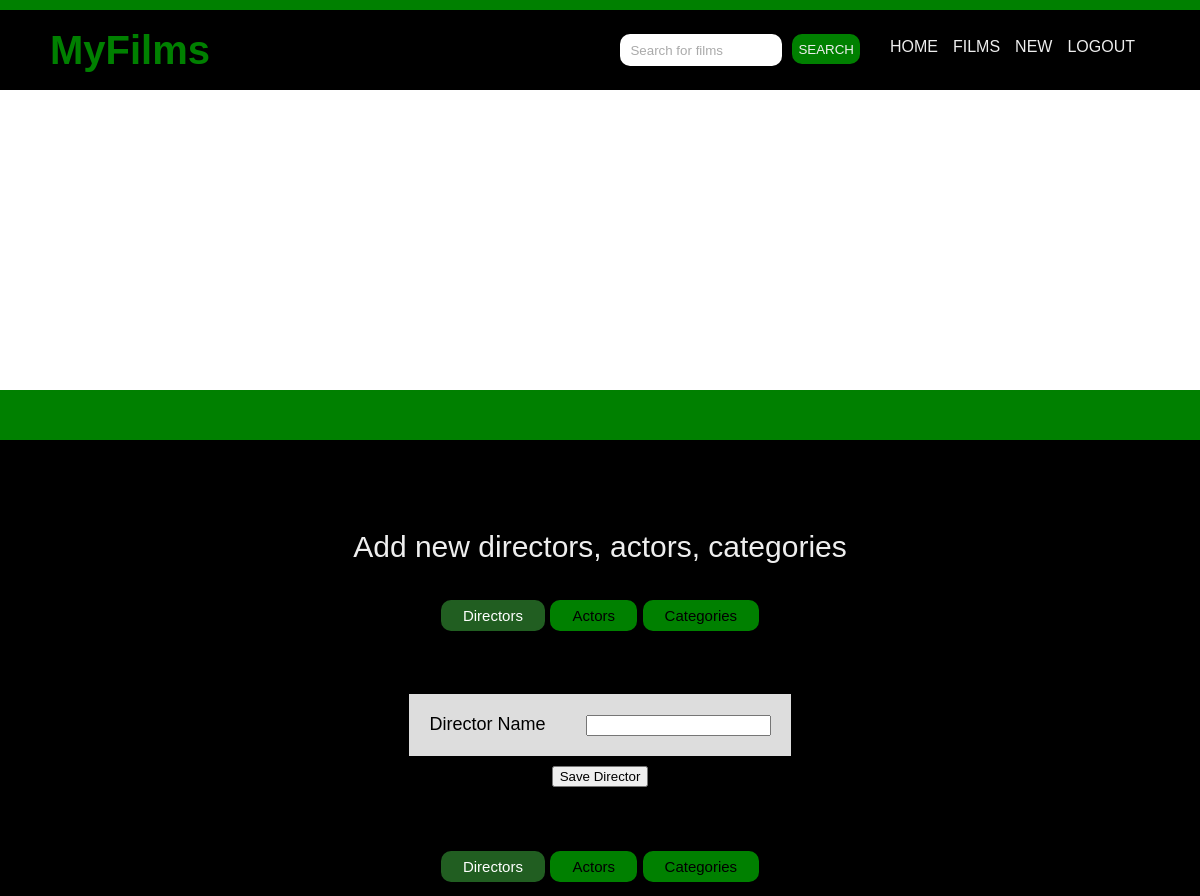
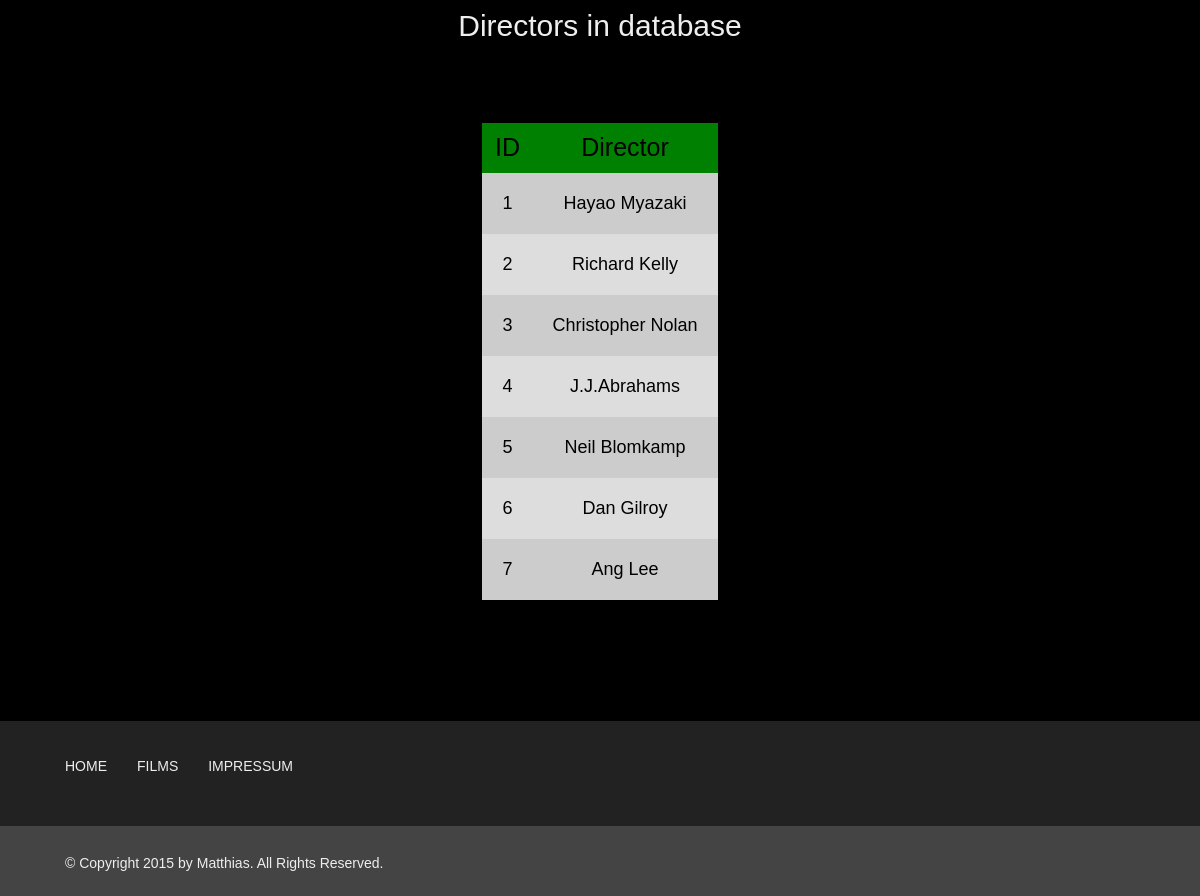
The page /admin/create_names.php (signed in) on the database its author committed (2 pictures, top to bottom).
### tables this page shows
CREATE TABLE directors
(
	director_id INTEGER PRIMARY KEY AUTO_INCREMENT,
	director_name VARCHAR(90) NOT NULL
);

### lib/database.php (called while the page is built, shortened)
<?php
	function logged_in(){
		if (isset($_SESSION["admin"])){
			return true;
		}
		else{
			return false;
		}
	}
?>

### admin/create_names.php (the view, shortened to what this page needs)
<?php
    require_once '../lib/database.php';
    if (logged_in()){
        $stmt = $db->prepare('SELECT * FROM directors');
        $stmt->execute();
        $directors = $stmt->fetchAll();
    }
    else{
        redirect("../index.php");
    }
?>
<!DOCTYPE html>
<html>
    <head>
        <link rel="stylesheet" href="../css/reset.css" type="text/css" media="screen" />
        <link rel="stylesheet" href="../css/myfilm.css" type="text/css" media="screen" />
        <link rel="stylesheet" href="../css/tabcontent.css"  type="text/css" />
    </head>
  <body>
    <header>
        <h1>MyFilms</h1>
        <nav>
            <ul>
                <form id="search" action="../user/search.php" method="get">
                    <input type="text" id="search_input" name="search" value="Search for films"/>
                    <input type="submit" id="search_button" value="SEARCH"/>
                </form>
                <li><a href="../index.php" >Home</a></li>
                <li><a href="../user/films.php" >Films</a></li>
                <?php if(logged_in()) : ?>
                    <li><a href="create.php" >New</a></li>
                    <li><a href="logout.php?logout=true"  >Logout</a></li>
                <?php endif; ?>
            </ul>
        </nav>
    </header>
    <section id="spacer">
    </section>
    <section id="main">
        <h1>Add new directors, actors, categories</h1>
        <div id="container">
            <ul class="tabs">
                <li><a href="#directors">Directors</a>
                </li>
                <li><a href="#actors">Actors</a>
                </li>
                <li><a href="#categories">Categories</a>
                </li>
            </ul>
            <div class="tabcontents" >
                <div id="directors">
                    <form id="create_film" action="" method="post">
                        <table>
                            <tr>
                                <td><label>Director Name</label></td><td><input type="text" name="director_name" /></td>
                            </tr>
                        </table>
                        <p>
                            <input id="form_button" type="submit" value="Save Director">
                        </p>
                    </form>
                </div>
            </div>
        </div>
        <div id="container">
            <ul class="tabs">
                <li><a href="#db_directors">Directors</a>
                </li>
                <li><a href="#db_actors">Actors</a>
                </li>
                <li><a href="#db_categories">Categories</a>
                </li>
            </ul>
            <div class="tabcontents" >
                <div id="db_directors"><h1>Directors in database</h1>
                        <section>
                            <table>
                                <tr>
                                    <th>ID</th>
                                    <th>Director</th>
                                </tr>
                            <?php foreach($directors as $row) : ?>
                                <tr>
                                    <td><?php echo $row['director_id']; ?> </td>
                                    <td><?php echo $row['director_name']; ?> </td>
                                </tr>
                            <?php endforeach ?>
                            </table>
                        </section>
                </div>
            </div>
        </div>
    </section>
    <footer>
        <section class="wrapper">
        <ul>
            <li><a href="../index.php" >Home</a></li>
            <li><a href="../user/films.php" >Films</a></li>
            <li><a href="../user/impressum.php" >Impressum</a></li>
        </ul>
        </section>
        <section id="copyright">
            <div class="wrapper">
              &copy; Copyright 2015 by Matthias. All Rights Reserved.
            </div>
        </section>
    </footer>
  <body>
</html>

### css/myfilm.css (style rules this page uses)
body { border-top:10px solid green; background:#000; font-family: 'Helvetica', sans-serif; color:#eee; }
header { position:relative; width:auto; max-width:1100px; margin: 20px auto 20px auto; }
header h1 { margin:0 0 0 0; font-size:40px; color: green; font-family: 'Helvetica', sans-serif; font-weight: bold; }
nav { position:absolute; right:0; bottom:0; }
nav ul { list-style:none; margin: auto 0; }
nav ul li { display:block; float:left; padding:40px 15px 15px 0px; }
nav ul li a { font-family: 'Helvetica', sans-serif; text-transform:uppercase; color: #eee; text-decoration: none; }
#search { height: 30px; display:inline-block; float: left; border-radius: 10px; border: none; height: 30px; margin-right:10px; margin-top:35px; }
#search_button { float: left; border-radius: 10px; border: none; height: 30px; margin-right:20px; background: green; color: #eee; }
#search_input { float: left; border-radius: 10px; border: none; height: 30px; margin-right: 10px; color: #aaa; padding-left: 10px; width: 150px; }
#spacer { height: 300px; background: #fff; border-bottom: 50px solid green; }
#main { width:auto; margin-right: auto; margin-left:auto; padding:70px 0 45px 0; text-align: center; }
#main h1 { font: 30px 'Helvetica', sans-serif; text-align: center; padding: 20px 30px 20px 30px; }
table { margin-left: auto; margin-right: auto; margin-top: 50px; max-width: 700px; border-collapse: collapse; border-radius: 5px; -moz-border-radius: 5px; -webkit-border-radius: 5px; overflow: hidden; border: 10px solid green; }
table tr:nth-of-type(odd) { background-color: #ddd; width: 200px; }
table tr:nth-of-type(even) { background-color: #ccc; width: 200px; }
table th { font: 25px 'Helvetica', sans-serif; padding: 10px 10px 10px 10px; text-align: center; border-bottom: 1px solid green; color: #000; background-color: green; }
table td { padding: 20px; font: 18px 'Helvetica', sans-serif; color: #000; }
footer { position:relative; clear:both; width:100%; height:175px; background:#222; margin-top:50px; }
footer .wrapper { line-height:25px; margin: 0 auto; padding-top:30px; width:auto; max-width:1100px; font-size:14px; color:#000; }
#copyright { background: #444; height:70px; position:absolute; bottom:0; width:100%; padding-left: 15px; }
#copyright .wrapper { font-family: 'Helvetica', sans-serif; padding-top:25px; color: #eee; font-size:14px; position:relative; }
footer ul { list-style:none; }
footer ul li { display:block; float:left; padding:3px 15px; }
footer ul li a { font-family: 'Helvetica', sans-serif; text-transform:uppercase; color: #eee; text-decoration: none; }

### css/tabcontent.css (style rules this page uses)
ul.tabs li { display: inline; margin: 0 ;no distance between tabs background: green; border-radius:10px; }
ul.tabs li a { font: normal 12px Helvetica; text-decoration: none; position: relative; padding: 7px 22px; color: #000; outline:none; background: green; font-size: 15px; border-radius:10px; border-right:0; }
ul.tabs li.selected a, ul.tabs li.selected a:hover { top: 0px; font-weight:normal; background: #215E21; color: #fff; }

### rows shown on the page
directors: director_id "1", director_name "Hayao Myazaki"
directors: director_id "2", director_name "Richard Kelly"
directors: director_id "3", director_name "Christopher Nolan"
directors: director_id "4", director_name "J.J.Abrahams"
directors: director_id "5", director_name "Neil Blomkamp"
directors: director_id "6", director_name "Dan Gilroy"
directors: director_id "7", director_name "Ang Lee"
